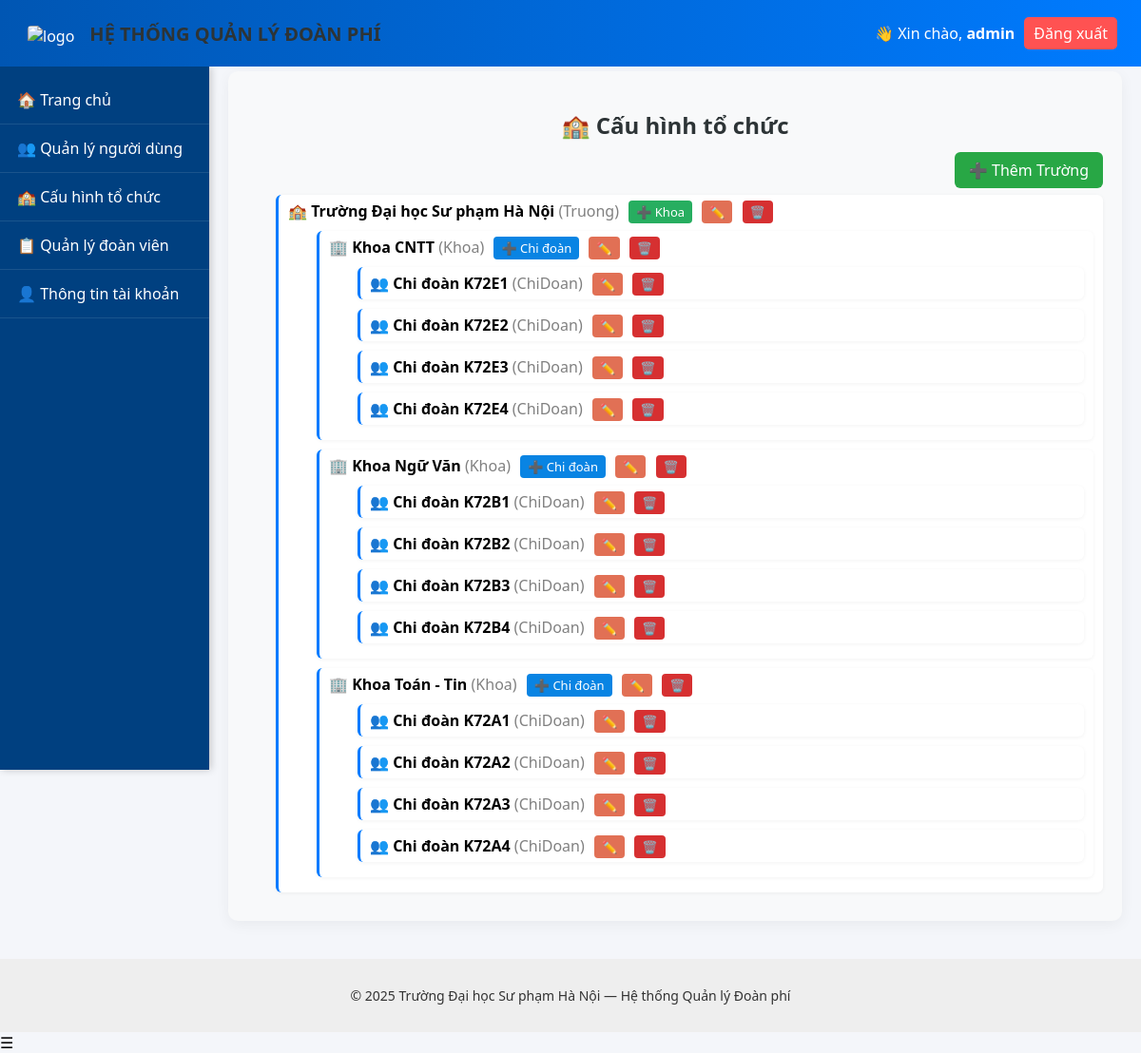
/pages/units.php (signed in), run on the app's committed database.
### tables this page shows
CREATE TABLE `organization_units` (
  `id` int(11) NOT NULL,
  `unit_name` varchar(255) NOT NULL,
  `unit_level` enum('Truong','Khoa','ChiDoan') NOT NULL,
  `parent_id` int(11) DEFAULT NULL,
  `leader_id` int(11) DEFAULT NULL,
  `deputy_id` int(11) DEFAULT NULL,
  `created_at` timestamp NOT NULL DEFAULT current_timestamp(),
  `updated_at` timestamp NOT NULL DEFAULT current_timestamp() ON UPDATE current_timestamp()
);

### pages/units.php (the view, shortened to what this page needs)
<?php
include("../includes/header.php");
include("../includes/navbar.php");
include("../config/db.php");
function renderTree($conn, $parent_id = NULL, $level = 0) {
  if ($parent_id === NULL) {
    $sql = "SELECT * FROM organization_units WHERE parent_id IS NULL ORDER BY unit_name";
  } else {
    $sql = "SELECT * FROM organization_units WHERE parent_id = $parent_id ORDER BY unit_name";
  }
  $result = $conn->query($sql);
  if ($result && $result->num_rows > 0) {
    echo "<ul>";
    while ($row = $result->fetch_assoc()) {
      if ($row['unit_level'] === 'Truong') {
        $icon = '🏫';
      } elseif ($row['unit_level'] === 'Khoa') {
        $icon = '🏢';
      } elseif ($row['unit_level'] === 'ChiDoan') {
        $icon = '👥';
      } else {
        $icon = '📁';
      }
      echo "<li>";
      echo "$icon <b>" . htmlspecialchars($row['unit_name']) . "</b>
            <span style='color:gray;'>(" . $row['unit_level'] . ")</span>";
      if ($row['unit_level'] === 'Truong') {
        echo " <a href='add_unit.php?parent_id={$row['id']}&next=Khoa' class='btn-small green' title='Thêm Khoa'>➕ Khoa</a>";
      } elseif ($row['unit_level'] === 'Khoa') {
        echo " <a href='add_unit.php?parent_id={$row['id']}&next=ChiDoan' class='btn-small blue' title='Thêm Chi đoàn'>➕ Chi đoàn</a>";
      }
      echo " <a href='edit_unit.php?id={$row['id']}' class='btn-small orange' title='Sửa'>✏️</a>";
      echo " <a href='delete_unit.php?id={$row['id']}' onclick=\"return confirm('Bạn có chắc muốn xóa đơn vị này và các cấp con không?');\" class='btn-small red' title='Xóa'>🗑️</a>";
      renderTree($conn, $row['id'], $level + 1);
      echo "</li>";
    }
    echo "</ul>";
  }
}
?>
<div class="container">
  <h2>🏫 Cấu hình tổ chức</h2>
  <div class="actions">
    <a href="add_unit.php?next=Truong" class="btn-add">➕ Thêm Trường</a>
  </div>
  <div class="tree-container">
    <?php renderTree($conn); ?>
  </div>
</div>
<?php include("../includes/footer.php"); ?>

### public/css/style.css (style rules this page uses)
body { margin: 0; font-family: "Segoe UI", sans-serif; background-color: #f4f6fa; }
.container { max-width: 1100px; margin: 30px auto; background: white; border-radius: 10px; padding: 25px; box-shadow: 0 0 10px rgba(0,0,0,0.1); }
body { margin: 0; padding-top: 70px; }
h2 { color: #333; margin-bottom: 15px; }

### pages/units.php (style rules this page uses)
.container { padding: 20px; max-width: 1000px; margin: 100 auto 100; background: #f8f9fa; border-radius: 10px; box-shadow: 0 4px 15px rgba(0,0,0,0.05); }
.container { margin-left: 240px; margin-top: 5px; max-width: calc(100% - 300px); }
.container { padding: 20px; }
h2 { text-align: center; margin-bottom: 20px; color: #2d3436; }
.actions { text-align: right; margin-bottom: 15px; }
.btn-add { background: #28a745; color: white; padding: 8px 15px; border-radius: 6px; text-decoration: none; font-weight: 500; }
.tree-container ul { list-style: none; padding-left: 30px; margin: 10px 0; }
.tree-container li { margin: 10px 0; padding: 6px 10px; background: #ffffff; border-left: 3px solid #007bff; border-radius: 6px; box-shadow: 0 1px 4px rgba(0,0,0,0.05); }
.btn-small { padding: 3px 8px; font-size: 13px; border-radius: 4px; text-decoration: none; margin-left: 6px; color: white; }
.green { background: #27ae60; }
.blue { background: #0984e3; }
.orange { background: #e17055; }
.red { background: #d63031; }

### data on the page
organization_units: unit_level "🏫", unit_name "Trường Đại học Sư phạm Hà Nội", unit_level "Truong"
organization_units: unit_level "🏢", unit_name "Khoa CNTT", unit_level "Khoa"
organization_units: unit_level "👥", unit_name "Chi đoàn K72E1", unit_level "ChiDoan"
organization_units: unit_level "👥", unit_name "Chi đoàn K72E2", unit_level "ChiDoan"
organization_units: unit_level "👥", unit_name "Chi đoàn K72E3", unit_level "ChiDoan"
organization_units: unit_level "👥", unit_name "Chi đoàn K72E4", unit_level "ChiDoan"
organization_units: unit_level "🏢", unit_name "Khoa Ngữ Văn", unit_level "Khoa"
organization_units: unit_level "👥", unit_name "Chi đoàn K72B1", unit_level "ChiDoan"
organization_units: unit_level "👥", unit_name "Chi đoàn K72B2", unit_level "ChiDoan"
organization_units: unit_level "👥", unit_name "Chi đoàn K72B3", unit_level "ChiDoan"
organization_units: unit_level "👥", unit_name "Chi đoàn K72B4", unit_level "ChiDoan"
organization_units: unit_level "🏢", unit_name "Khoa Toán - Tin", unit_level "Khoa"
organization_units: unit_level "👥", unit_name "Chi đoàn K72A1", unit_level "ChiDoan"
organization_units: unit_level "👥", unit_name "Chi đoàn K72A2", unit_level "ChiDoan"
organization_units: unit_level "👥", unit_name "Chi đoàn K72A3", unit_level "ChiDoan"
organization_units: unit_level "👥", unit_name "Chi đoàn K72A4", unit_level "ChiDoan"

### other printed values
$_SESSION['user']['userName'] "admin"
